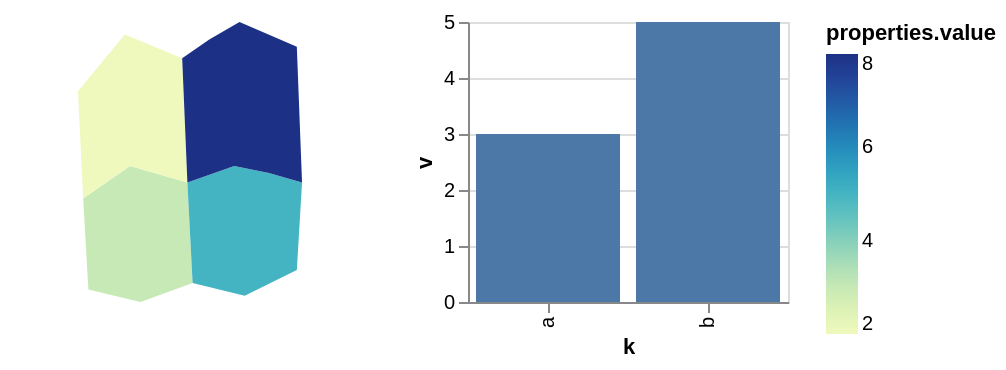

Specify this chart in Vega-Lite:
### Vega-Lite specification from a JSON file in a GitHub repository (floating-point values rounded to 4 significant figures)
{"$schema": "https://vega.github.io/schema/vega-lite/v6.json", "padding": 5, "autosize": "pad", "hconcat": [{"width": 180, "height": 140, "data": {"values": {"type": "FeatureCollection", "features": [{"type": "Feature", "properties": {"name": "west", "value": 3, "cat": "a"}, "geometry": {"type": "Polygon", "coordinates": [[[-11, 48], [-2, 52], [9, 50], [10, 36], [0, 33], [-10, 35], [-11, 48]]]}}, {"type": "Feature", "properties": {"name": "east", "value": 5, "cat": "b"}, "geometry": {"type": "Polygon", "coordinates": [[[9, 50], [18, 52], [31, 50], [30, 38], [20, 34], [10, 36], [9, 50]]]}}, {"type": "Feature", "properties": {"name": "north-west", "value": 2, "cat": "a"}, "geometry": {"type": "Polygon", "coordinates": [[[-12, 60], [-3, 65], [8, 63], [9, 50], [-2, 52], [-11, 48], [-12, 60]]]}}, {"type": "Feature", "properties": {"name": "north-east", "value": 8, "cat": "b"}, "geometry": {"type": "Polygon", "coordinates": [[[8, 63], [19, 66], [30, 64], [31, 50], [18, 52], [9, 50], [8, 63]]]}}]}, "format": {"property": "features"}}, "projection": {"type": "mercator"}, "mark": "geoshape", "encoding": {"color": {"field": "properties.value", "type": "quantitative"}}}, {"width": 160, "height": 140, "data": {"values": [{"k": "a", "v": 3}, {"k": "b", "v": 5}]}, "mark": "bar", "encoding": {"x": {"field": "k", "type": "nominal"}, "y": {"field": "v", "type": "quantitative"}}}]}
